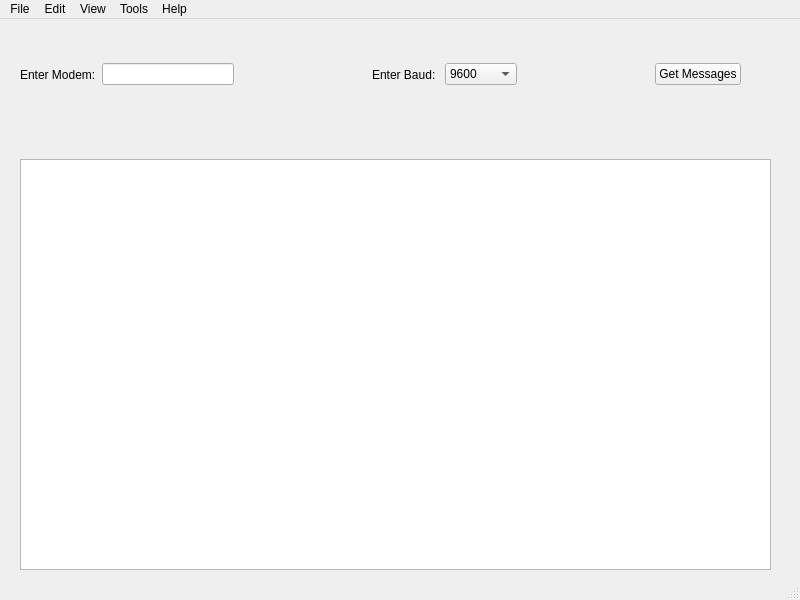
<?xml version="1.0" encoding="UTF-8"?>
<ui version="4.0">
 <class>MainWindow</class>
 <widget class="QMainWindow" name="MainWindow">
  <property name="geometry">
   <rect>
    <x>0</x>
    <y>0</y>
    <width>800</width>
    <height>600</height>
   </rect>
  </property>
  <property name="windowTitle">
   <string>MainWindow</string>
  </property>
  <widget class="QWidget" name="centralwidget">
   <widget class="QTextBrowser" name="dispMsg">
    <property name="geometry">
     <rect>
      <x>20</x>
      <y>140</y>
      <width>751</width>
      <height>411</height>
     </rect>
    </property>
   </widget>
   <widget class="QWidget" name="horizontalLayoutWidget">
    <property name="geometry">
     <rect>
      <x>20</x>
      <y>20</y>
      <width>721</width>
      <height>71</height>
     </rect>
    </property>
    <layout class="QHBoxLayout" name="horizontalLayout">
     <item>
      <widget class="QLabel" name="label">
       <property name="text">
        <string>Enter Modem:</string>
       </property>
      </widget>
     </item>
     <item>
      <widget class="QLineEdit" name="txtDevName"/>
     </item>
     <item>
      <spacer name="horizontalSpacer">
       <property name="orientation">
        <enum>Qt::Orientation::Horizontal</enum>
       </property>
       <property name="sizeHint" stdset="0">
        <size>
         <width>40</width>
         <height>20</height>
        </size>
       </property>
      </spacer>
     </item>
     <item>
      <widget class="QLabel" name="label_2">
       <property name="text">
        <string>Enter Baud: </string>
       </property>
      </widget>
     </item>
     <item>
      <widget class="QComboBox" name="dropBaudSelect">
       <item>
        <property name="text">
         <string>9600</string>
        </property>
       </item>
       <item>
        <property name="text">
         <string>115200</string>
        </property>
       </item>
      </widget>
     </item>
     <item>
      <spacer name="horizontalSpacer_2">
       <property name="orientation">
        <enum>Qt::Orientation::Horizontal</enum>
       </property>
       <property name="sizeHint" stdset="0">
        <size>
         <width>40</width>
         <height>20</height>
        </size>
       </property>
      </spacer>
     </item>
     <item>
      <widget class="QPushButton" name="btnExec">
       <property name="text">
        <string>Get Messages</string>
       </property>
      </widget>
     </item>
    </layout>
   </widget>
  </widget>
  <widget class="QMenuBar" name="menubar">
   <property name="geometry">
    <rect>
     <x>0</x>
     <y>0</y>
     <width>800</width>
     <height>25</height>
    </rect>
   </property>
   <widget class="QMenu" name="menuEdit">
    <property name="title">
     <string>Edit</string>
    </property>
   </widget>
   <widget class="QMenu" name="menuHelp">
    <property name="title">
     <string>Help</string>
    </property>
   </widget>
   <widget class="QMenu" name="menuTools">
    <property name="title">
     <string>Tools</string>
    </property>
   </widget>
   <widget class="QMenu" name="menuFile">
    <property name="title">
     <string>File</string>
    </property>
    <addaction name="actionQuit"/>
   </widget>
   <widget class="QMenu" name="menuView">
    <property name="title">
     <string>View</string>
    </property>
   </widget>
   <addaction name="menuFile"/>
   <addaction name="menuEdit"/>
   <addaction name="menuView"/>
   <addaction name="menuTools"/>
   <addaction name="menuHelp"/>
  </widget>
  <widget class="QStatusBar" name="statusbar"/>
  <action name="actionQuit">
   <property name="text">
    <string>Quit</string>
   </property>
  </action>
 </widget>
 <resources/>
 <connections/>
</ui>
